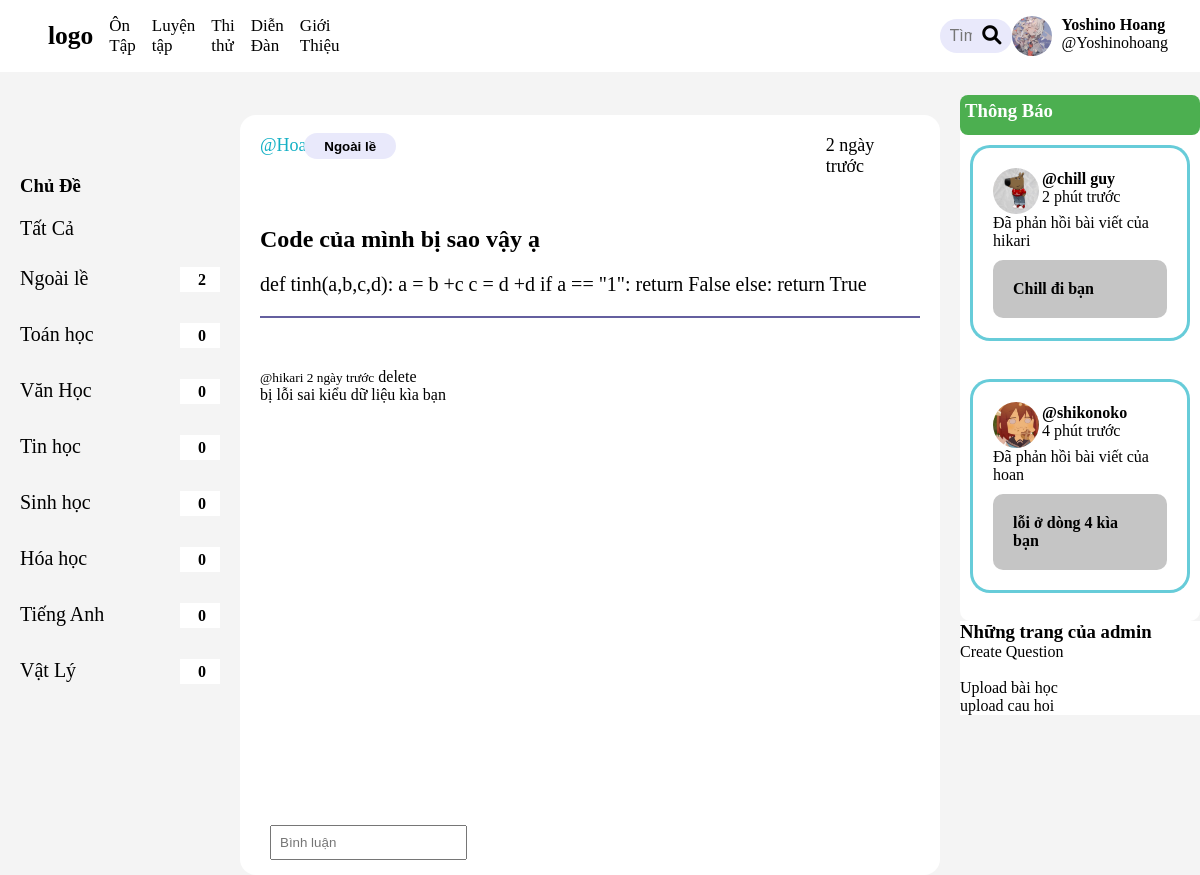
/room/12/ (signed in), run on the app's committed database.
### base/models.py (models this page shows, shortened)
class Topic(models.Model):
    name = models.CharField(max_length=200)
    description = models.TextField(null = True, blank = True)
    def __str__ (self):
        return self.name
    def room_count(self):
        return self.room_set.count()

class Room(models.Model):
    host = models.ForeignKey(User, on_delete=models.SET_NULL, null = True)
    topic = models.ForeignKey(Topic, on_delete=models.SET_NULL, null = True)
    name= models.CharField(max_length=200)
    description = models.TextField(null = True, blank = True)
    updated = models.DateTimeField(auto_now=True)
    created = models.DateTimeField(auto_now_add=True)
    class Meta:
        ordering = ["-updated", "-created"]
    def message_count(self):
        return self.message_set.count()

class Message(models.Model):
    user = models.ForeignKey(User, on_delete=models.CASCADE)
    room = models.ForeignKey(Room, on_delete=models.CASCADE)
    body = models.TextField()
    updated = models.DateTimeField(auto_now=True)
    created = models.DateTimeField(auto_now_add=True)

### base/views.py (the view, shortened to what this page needs)
# urls.py: path('room/<str:pk>/', views.room, name="room"),
def room(request,pk):
    topics = Topic.objects.all()
    room = Room.objects.get(id=pk)
    room_comment = room.message_set.all()
    comment_count =room.message_count()
    context = {'room': room,'room_comment':room_comment, 'topics':topics,
               'comment_count':comment_count,}
    return render(request, 'base/room.html', context)

### study/templatetags/custom_filter.py (called while the page is built)
@register.filter
def days_since(value):
    if not value:
        return ""
    now = timezone.now()
    delta = now - value
    days = delta.days
    if days == 0:
        return "Hôm nay"
    elif days == 1:
        return "1 ngày trước"
    else:
        return f"{days} ngày trước"

### base/templates/base/room.html (shortened to what this page needs)
{% extends 'main.html' %}
{% block content %}
{% load custom_filter %}
{% load static %}
{% if request.session.theme == 'dark' %}
<link rel="stylesheet" href="{% static 'styles/dark.css' %}">
{% else %}
<link rel="stylesheet" href="{% static 'styles/light.css' %}">
{% endif %}
<div class="room-wraper">
    <div>
        {% include 'base/topic_bar.html' %}
    </div>
    <div class="inside_post">
        <div class="top_section">
        <a href="{%url 'profile' room.host.id %}">@{{room.host.username}} </a>
        <button><a href="{%url 'home'%}?q={{room.topic}}">{{room.topic}}</a></button>
        <p>{{ room.created|days_since }}</p>
        </div>
        <div class="middle_section_i">
            <h2>{{room.name}}</h1>
            <p>{{room.description}}</p>
        </div>
        <div class="comment-section">
            {%for comment in room_comment%}
            <small><a href="{%url 'profile' comment.user.id%}">@{{comment.user}}</a> {{comment.created|days_since}}</small>
            {%if request.user == comment.user%}
            <a href="{%url 'delete-message' comment.id%}">delete</a>
            {%endif%}
            <p>{{comment.body}}</p>
            <br>
            {%endfor%}
        </div>
        {%if request.user.is_authenticated %}
        <div class ='comment-form'>
            <form action="" method='POST'>
                <input type="text" name="body" placeholder="Bình luận" >
            </form>
        </div>
    </div>
    <div>
        {% include 'base/notification_bar.html'%}
    </div>
</div>
{%endif%}
{% endblock %}

### base/templates/base/topic_bar.html (shortened to what this page needs)
{%block content%}
{% load static %}
{% if request.session.theme == 'dark' %}
<link rel="stylesheet" href="{% static 'styles/dark.css' %}">
{% else %}
<link rel="stylesheet" href="{% static 'styles/light.css' %}">
{% endif %}
<div class="topic_wraper">
    <h3>Chủ Đề</h3>
    <div class="topic_all">
        <a href="{%url 'home'%}">Tất Cả</a>
    </div>
    <div class="topic_display">
        {%for topic in topics%}
            <div class="topic_name">
                <a href="{%url 'home'%}?q={{topic.name}}">{{topic.name}}</a>
                <div class="topic_rc">
                    <p>{{topic.room_count}}</p>
                </div>
            </div>
            <br>
        {%endfor%}
    </div>
</div>
{%endblock%}

### static/styles/light.css (style rules this page uses)
body { background-color: #f4f4f4; padding-top: 75px; }
* { margin: 0; padding: 0; box-sizing: border-box; }
a { text-decoration: none; color: black; }
.room-wraper { display: grid; height: 100vh; grid-template-columns: 1fr 3fr 1fr; }
.topic_wraper { display: block; padding: 20px; padding-top: 100px; }
.topic_display { padding-top: 12px; }
.topic_name { display: grid; grid-template-columns: 4fr 1fr; margin-top: 15px; }
.topic_name a { outline: none; color: black; text-decoration: none; font-family:'Sansation'; font-size: 20px; }
.topic_rc { display: flex; background-color: #ffff; height: 110%; align-items: center; }
.topic_rc p { padding-left: 45%; font-family:'Sansation'; font-weight: bold; }
.topic_all { color: black; text-decoration: none; font-family:'Sansation'; font-size: 20px; margin-top: 20px; }
.top_section { display: grid; grid-template-columns: 2fr 1fr; padding-bottom: 10px; padding-top: 10px; }
.top_section a { color: #14B0C5; width: fit-content; height: fit-content; justify-self: start; }
.top_section p { justify-self: end; padding-right:20px ; }
.top_section button { width: fit-content; height: 26px; padding-left: 20px; padding-right: 20px; margin-top: -2px; margin-left: -50px; border-radius: 20px; border: none; background-color:#E9E9FB ; }
.top_section button a { font-weight: bold; color: #000000; }
.inside_post { min-height: 100vh - 75px; display: grid; grid-template-rows: 0.6fr auto 3fr; margin-top:40px; margin-right: 20px; padding-left: 20px; padding-right: 20px; border-radius: 16px; background-color: #ffffff; }
.inside_post .top_section { display: grid; grid-template-columns: 1fr 5fr 1fr ; padding-top: 20px; font-size: 18px; }
.comment-form { display: flex; position:fixed; bottom: 0; z-index: 999; width: 5fr; padding: 10px; }
.comment-form input[type="text"] { width: calc(); padding: 8px; margin: 5px 0; }
.middle_section_i { display: block; padding-bottom: 20px; border-bottom: 2px solid #645F9F; }
.middle_section_i p { padding-top: 20px; font-size: 20px; }
.comment-section { padding-top: 50px; }

### data on the page
Topic: name "Ngoài lề", room_count "2"
Topic: name "Toán học", room_count "0"
Topic: name "Văn Học", room_count "0"
Topic: name "Tin học", room_count "0"
Topic: name "Sinh học", room_count "0"
Topic: name "Hóa học", room_count "0"
Topic: name "Tiếng Anh", room_count "0"
Topic: name "Vật Lý", room_count "0"
Room: host.username "Hoang", topic "Ngoài lề", created|days_since "2 ngày trước", name "Code của mình bị sao vậy ạ", description "def tinh(a,b,c,d): a = b +c c = d +d if a == \"1\": return False else: return True"
Message: user "hikari", created|days_since "2 ngày trước", shows "delete", body "bị lỗi sai kiểu dữ liệu kìa bạn"
